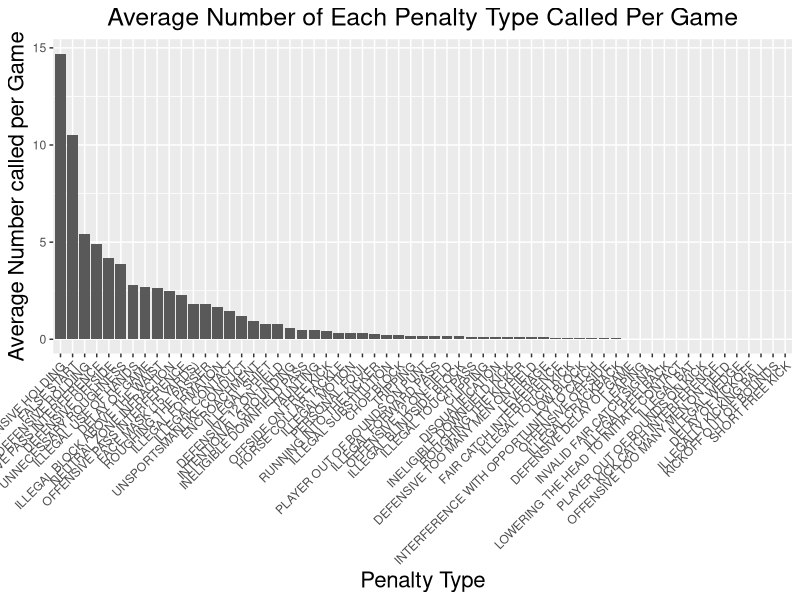
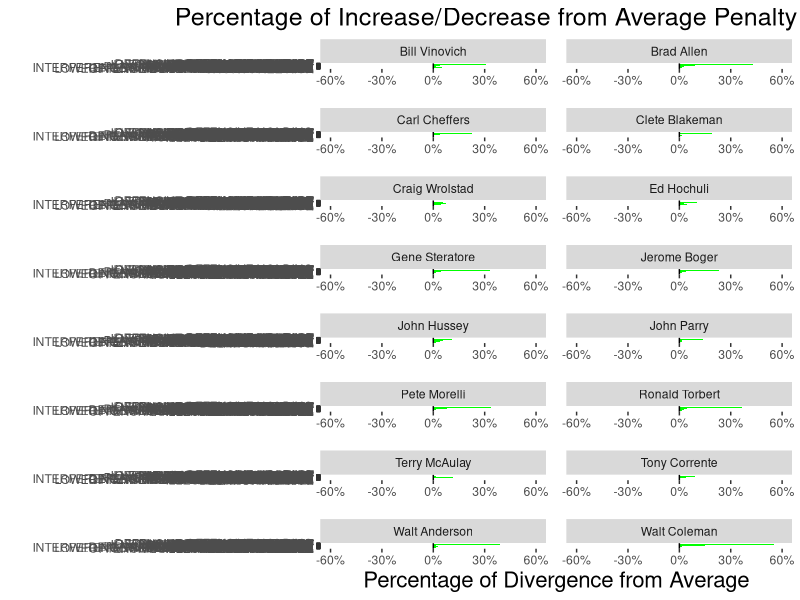

These figures' R source, in order: (Note: this script raises an error after producing the figures.)
## ---- chunk 1
knitr::opts_chunk$set(message = FALSE,
                      warning = FALSE,
                      echo = FALSE)
## ---- chunk 2
library(dplyr)
library(ggplot2)
library(scales)
library(gdata)
library(tidyr)

refData = read.csv('./data/df_ref.csv')

## ---- chunk 3

#Putting Together Data


df_ref <- refData

#Calculating Average ref data
totalNumberOfGames = nlevels(as.factor(paste(df_ref$GameDate, df_ref$Home)))

#Calculating number of games each ref worked
totalNumberOfGamesByRef <- unique(df_ref[c("Referee", "GameDate")]) %>% group_by(Referee) %>% summarize(numReffed = n())


#Adding the total game numbers to the df_ref
df_ref = merge(df_ref, totalNumberOfGamesByRef, by = "Referee")


#Getting average penalty types called for all refs
averagePenaltyTypeCalled = table(df_ref$PenaltyType) / totalNumberOfGames
df_averagePenaltyTypeCalled = as.data.frame(averagePenaltyTypeCalled)
colnames(df_averagePenaltyTypeCalled) = c("PenaltyType", "FreqTotal")


#Getting Average called by refs
PenTypeCounts <- df_ref %>% group_by(Referee, PenaltyType) %>% 
    summarize(Freq = n() / numReffed[1])

#Removing NA/Other Categories
PenTypeCounts <- PenTypeCounts[!is.na(PenTypeCounts$Referee),]
PenTypeCounts <- PenTypeCounts[PenTypeCounts$PenaltyType != "OTHER",]


#Changing Data sorted by ref to diversion from average of all refs
for (penType in levels(df_ref$PenaltyType)){
  PenTypeCounts[PenTypeCounts$PenaltyType == penType,]$Freq = 
 1  - PenTypeCounts[PenTypeCounts$PenaltyType == penType,]$Freq/as.double(averagePenaltyTypeCalled[penType])
  
}

PenTypeCounts <- merge(PenTypeCounts, df_averagePenaltyTypeCalled, by = "PenaltyType")

ggplot(df_averagePenaltyTypeCalled, aes(x = reorder(PenaltyType, - FreqTotal), y = FreqTotal)) + geom_bar(stat = "identity") + theme(plot.title = element_text(hjust = 0.5), axis.text.x  = element_text(angle=45, hjust = 1)) + xlab("Penalty Type") + ylab("Average Number called per Game") + ggtitle("Average Number of Each Penalty Type Called Per Game")+
  theme(axis.title.x = element_text(size = 16),
       axis.title.y = element_text(size = 16),
       plot.title = element_text(hjust = 0.5, size = 18))

## ---- chunk 4
#Setting Color Scheme
PenTypeCounts$FreqType = PenTypeCounts$Freq < 0

#Plotting Data Faceted by Ref
ggplot(PenTypeCounts, aes(x=reorder(PenaltyType, FreqTotal), y=Freq, fill=FreqType))+
  geom_bar(stat="identity",position="identity")+ ggtitle("Percentage of Increase/Decrease from Average Penalty Type Called") + scale_fill_manual(values = c("green","red"), guide = FALSE)+ facet_wrap(~Referee, nrow = 8, ncol = 2, scales = 'free_x') + coord_flip() + geom_hline(yintercept=0) + theme(panel.spacing = unit(1, "lines")) +xlab('') + ylab('Percentage of Divergence from Average')  + scale_y_continuous(labels = percent, limits=c(-0.6,0.6)) +
  theme(axis.title.x = element_text(size = 16),
       axis.title.y = element_text(size = 16),
       plot.title = element_text(hjust = 0.5, size = 18))

keep(refData, sure = TRUE)


## ---- chunk 5

#Reading in data
df_ref <- refData

#Calculating penalties against away team
df_ref$AgainstAway = df_ref$PenaltyTeam == df_ref$Away

#Removing rows with NA values for against away
df_ref = df_ref[!is.na(df_ref$AgainstAway),]

#making tables by penalty type
tableAgainstAway = table(df_ref[df_ref$AgainstAway,]$PenaltyType)
tableAgainstHome = table(df_ref[!df_ref$AgainstAway,]$PenaltyType)

#getting df of percentage of away vs home
df_percentage = as.data.frame(tableAgainstAway / (tableAgainstAway + tableAgainstHome))
df_percentage$against = "Away"
df_percentage2 = as.data.frame(tableAgainstHome / (tableAgainstAway + tableAgainstHome))
df_percentage2$against = "Home"
df_percentage = rbind(df_percentage, df_percentage2)

df_percentage$plotOrder = df_percentage[df_percentage$against == "Away",]$Freq

#plot
ggplot(df_percentage, aes(x = reorder(Var1, - plotOrder), y = Freq, color = against)) + geom_hline(yintercept=0.5) + geom_point(stat = "identity", size = 3) + xlab("Penalty Type") + ggtitle("% of Penalties Called Against the Home/Away Teams by Penalty Type") + ylab("Percentage of Penalties called Against") + scale_y_continuous(labels = percent, limits=c(0.4,0.6)) + labs(color = "Perentage Called Against") +coord_flip()+
  theme(axis.title.x = element_text(size = 16),
       axis.title.y = element_text(size = 16),
       plot.title = element_text(hjust = 0.5, size = 18))

## ---- chunk 6

rm(df_percentage)
rm(df_percentage2)

#making tables by referee
tableAgainstAway = table(df_ref[df_ref$AgainstAway,]$Referee)
tableAgainstHome = table(df_ref[!df_ref$AgainstAway,]$Referee)

#getting df of percentage of away vs home
df_percentage = as.data.frame(tableAgainstAway / (tableAgainstAway + tableAgainstHome))
df_percentage$against = "Away"
df_percentage2 = as.data.frame(tableAgainstHome / (tableAgainstAway + tableAgainstHome))
df_percentage2$against = "Home"
df_percentage = rbind(df_percentage, df_percentage2)

df_percentage$Var1 = as.character(df_percentage$Var1)


df_percentage = rbind(df_percentage, c("AVERAGE", sum(df_ref$AgainstAway) / length(df_ref[,1]), "Away" ))

df_percentage = rbind(df_percentage, c("AVERAGE", 1 - sum(df_ref$AgainstAway) / length(df_ref[,1]), "Home"))

df_percentage$Var1 = as.factor(df_percentage$Var1)
df_percentage$Freq = as.double(df_percentage$Freq)
df_percentage$against = as.factor(df_percentage$against)

df_percentage = df_percentage[order(df_percentage$against),]
df_percentage$plotOrder = df_percentage[df_percentage$against == "Away",]$Freq

df_percentage$avg = FALSE
df_percentage[df_percentage$Var1 == "AVERAGE",]$avg = TRUE

#plot
ggplot(df_percentage, aes(x = reorder(Var1, -plotOrder), y = Freq, color = against)) + geom_hline(yintercept=0.5)  + geom_point(stat = "identity", size = 3, aes(shape = avg)) + xlab("Penalty Type") + ylab("Percentage of Penalties Against") + ggtitle("% of Penalties called Against Home/Away Teams by Referee") + scale_y_continuous(labels = percent, limits=c(0.4,0.6)) + labs(color = "Percentage Called Against") +coord_flip() + guides(shape = FALSE)+
  theme(axis.title.x = element_text(size = 16),
       axis.title.y = element_text(size = 16),
       plot.title = element_text(hjust = 0.5, size = 18))

keep(refData, sure = TRUE)

## ---- chunk 7
df2 <- refData

df_by_q <- df2[c(1,27,28,2)]
df_by_q <- df_by_q %>%
  mutate(gameID = paste(GameDate, Home, Away))
reg_len <- n_distinct(df_by_q$gameID)
ot <- df_by_q %>%
  filter(Quarter == 5)
ot_len <- n_distinct(ot$gameID)
df_by_q <- df_by_q %>%
  group_by(Quarter) %>%
  summarise(count = n()) %>%
  mutate(adj_count = ifelse(Quarter < 5, count/reg_len, count/ot_len))
df_by_q$Quarter <- as.factor(df_by_q$Quarter)
levels(df_by_q$Quarter) <- c("Q1", "Q2", "Q3", "Q4", "Overtime")


ggplot(df_by_q, aes(x = Quarter, y = adj_count, width = 0.8)) +
  geom_bar(stat = "identity", color = "black", fill = "red", alpha = 0.6) +
  ggtitle("Penalties per Game by Quarter") +
  xlab("Quarter") +
  ylab("Count Per Game") +
  theme(axis.title.x = element_text(size = 16),
       axis.title.y = element_text(size = 16),
       plot.title = element_text(hjust = 0.5, size = 18))

## ---- chunk 8
df <- refData

#Get mean and standard deviation for YardLine
m <- mean(df$YardLine)
std_dev <- sd(df$YardLine)

#Histogram of penalty yard lines
ggplot(df, aes(x=YardLine)) +
  geom_histogram(aes(y = ..density..),
                 binwidth = 5,
                 color = "blue", fill = "lightgreen") +
  geom_density(color = "black", lwd=1.0) +
  stat_function(fun = dnorm, args = list(mean = m, sd = std_dev),
                color = "red", lwd = 1.0) +
  theme(plot.title = element_text(hjust = 0.5, size = 18),
        axis.title.x = element_text(size = 16),
        axis.title.y = element_text(size = 16)) +
  ggtitle("Penalties by Yard Line") +
  xlab("Yard Line") +
  ylab("Density")
## ---- chunk 9
library(tidyverse)
df_subset <- df %>%
  group_by(Referee) %>%
  summarise(mean_yard_line = mean(YardLine)) %>%
  filter(!is.na(Referee))

ggplot(df_subset, aes(x=mean_yard_line,
                      y=fct_reorder(Referee, mean_yard_line))) +
  geom_point(color = "orange",
             size = 4) +
  ggtitle("Penalty Yard Line Averages by Referee") +
  scale_y_discrete(name = 'Referee') +
  scale_x_continuous(name = "Mean Yard Line") +
  theme(plot.title = element_text(hjust = 0.5, size = 18),
      axis.title.x = element_text(size = 16),
      axis.title.y = element_text(size = 16)) +
  geom_vline(xintercept = mean(df$YardLine,))
## ---- chunk 10
htmltools::includeHTML("./docs/index.html")
